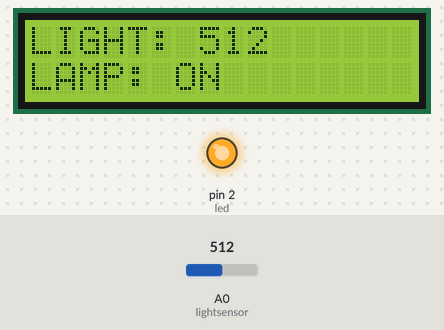
The sketch below on a simulated Arduino Uno, built with avr-gcc and run on an emulated ATmega328P. Parts: 16×2 character LCD, output pins drawn as LEDs (lit = HIGH). The test bench sets the inputs (shaded band); at power-on: A0 (lightsensor) = 512.

Above: at 1.2 s.
1.3 s: A0 (lightsensor) set to 782
At 3.9 s:
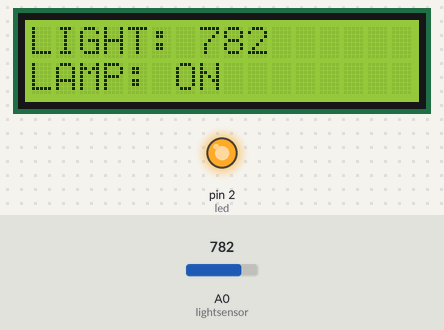
5.2 s: A0 (lightsensor) set to 810
At 7.0 s:
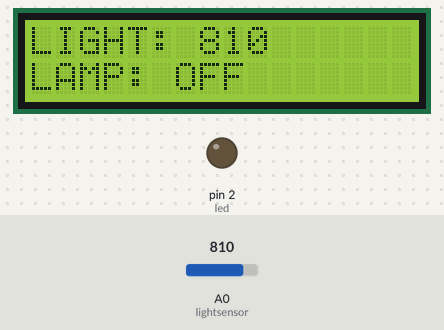
9.1 s: A0 (lightsensor) set to 790
At 10.1 s:
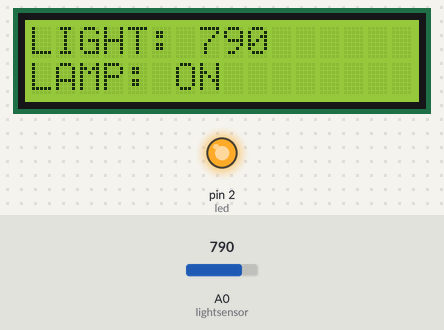
Timing chart, 0 to 12.1 s (numbered marks = the images above; inputs shaded):
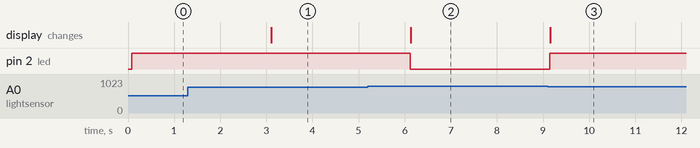

The sketch:

LDR1.ino
```cpp
#include <Wire.h>
#include <LiquidCrystal_I2C.h>
LiquidCrystal_I2C lcd(0x27,16,2);
int lightsensor=A0;
int led = 2;
int lightvalue=0;
void setup()
{
pinMode(led , OUTPUT);
lcd.begin();
lcd.backlight();
}
void loop()
{
lightvalue= analogRead(lightsensor);
lcd.clear();
lcd.setCursor(0,0);
lcd.print("LIGHT: "); lcd.print(lightvalue);
if (lightvalue < 800)
{
digitalWrite(led, HIGH);
lcd.setCursor(0,1);
lcd.print("LAMP: ON");
}
else
{
digitalWrite(led, LOW);
lcd.setCursor(0,1);
lcd.print("LAMP: OFF");
}
delay(3000);
}
```

Measured:
- the behaviour switches between 799 and 800 on A0 (lightsensor) (found by bisection; images 1 and 2)
- after the input at 1.3 s, the display: changes after 1.8 s (image 1)
- after the input at 5.2 s, pin 2 (led): HIGH → LOW after 0.92 s; the display: changes after 0.93 s (image 2)
- after the input at 9.1 s, pin 2 (led): LOW → HIGH at once; the display: changes after 0.05 s (image 3)
